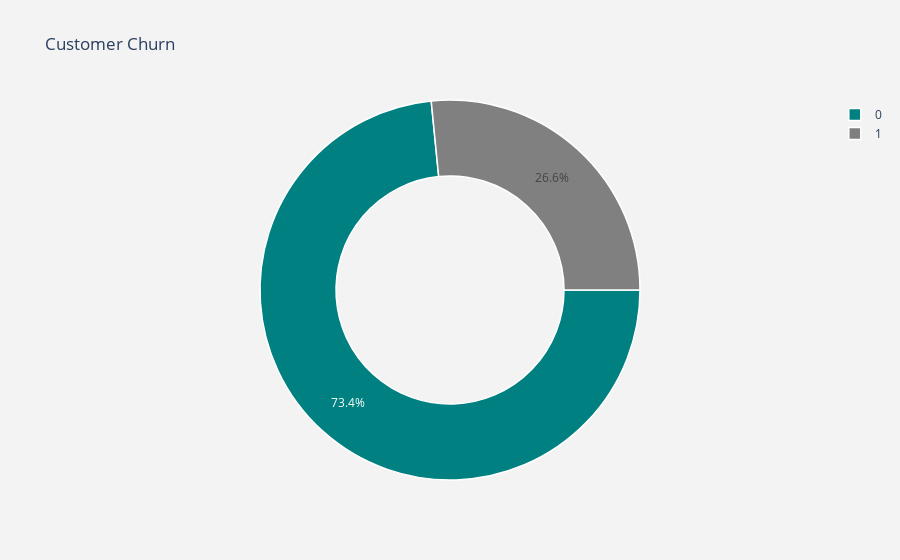

Notebook code cell kept with this figure:
### Code cell
# Visualize Total Customer Churn
plot_by_churn_labels = churn_dataset["Churn"].value_counts().keys().tolist()
plot_by_churn_values = churn_dataset["Churn"].value_counts().values.tolist()

plot_data= [
    go.Pie(labels = plot_by_churn_labels,
           values = plot_by_churn_values,
           marker = dict(colors =  [ 'Teal' ,'Grey'],
                         line = dict(color = "white",
                                     width =  1.5)),
           rotation = 90,
           hoverinfo = "label+value+text",
           hole = .6)
]
plot_layout = go.Layout(dict(title = "Customer Churn",
                   plot_bgcolor  = "rgb(243,243,243)",
                   paper_bgcolor = "rgb(243,243,243)",))


fig = go.Figure(data=plot_data, layout=plot_layout)
po.iplot(fig)

### Figure 1 — Plotly figure (JSON) as saved in the notebook; plotly's stock layout.template omitted (floating-point values rounded to 4 significant figures)
{"data": [{"hole": 0.6, "hoverinfo": "label+value+text", "labels": [0, 1], "marker": {"colors": ["Teal", "Grey"], "line": {"color": "white", "width": 1.5}}, "rotation": 90, "type": "pie", "values": [5163, 1869]}], "layout": {"paper_bgcolor": "rgb(243,243,243)", "plot_bgcolor": "rgb(243,243,243)", "title": {"text": "Customer Churn"}}}
